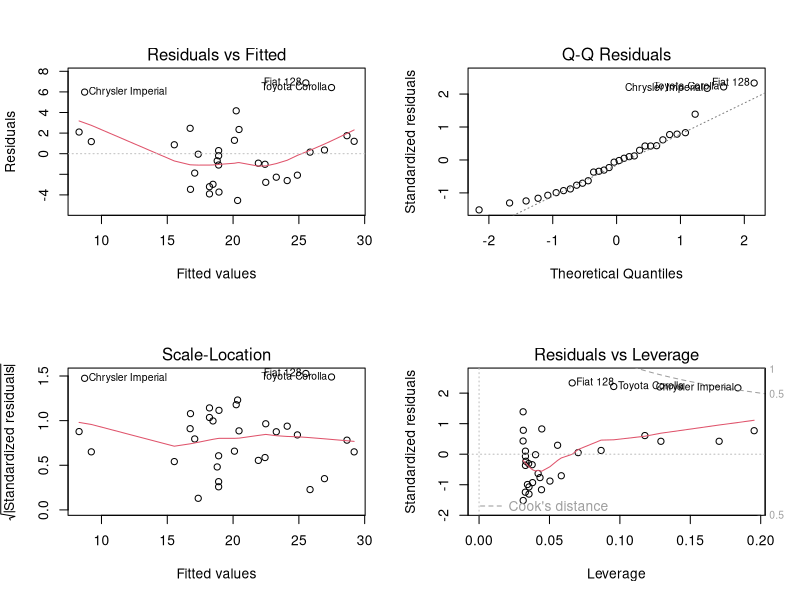

Generate this figure with R:
## ---- chunk 1
knitr::opts_chunk$set(echo = TRUE)
library(knitr)
## ---- chunk 2
# Load the mtcars dataset
data(mtcars)

kable(head(mtcars))
## ---- chunk 3

# Fit a linear model predicting mpg (miles per gallon) from wt (weight)
model <- lm(mpg ~ wt, data = mtcars)

# Print the model to display basic informations
print(model)
## ---- chunk 4
# Display the summary of the linear model
summary(model)
## ---- chunk 5
# Generate diagnostic plots
par(mfrow = c(2, 2))
plot(model)
## ---- chunk 6
x<-c(82.62954, 66.73767, 83.29799, 82.72429, 74.14641, 54.60050, 60.71433,
     67.05280, 69.94233, 94.04653)
y<-c(202.5511,166.1328,194.1981,197.4564,181.9675,146.2233,160.5469, 166.2354,
     178.0746, 213.0961)
## ---- chunk 7
 #access the dataset
data(women) #access the dataset

head(women)
